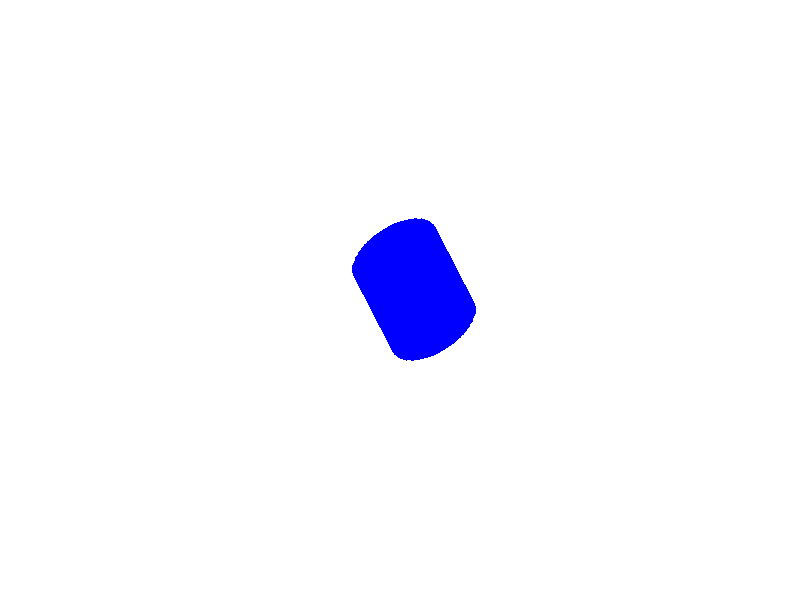

The MATLAB script that drew this image: (Note: this script raises an error after producing the figure.)
%%
% Display shatten p-norm balls of 
% [a,c/2;c/2,b]

n = 129;
s = 1.4;
t = linspace(-s,s,n);
[A,B,C] = ndgrid(t,t,t);

D = @(A,B,C,s)( (A+B)+s*sqrt((A-B).^2+C.^2) )/2;
S = @(A,B,C,p)abs(D(A,B,C,+1)).^p + abs(D(A,B,C,-1)).^p;

p = 15;

q = 30;
plist = linspace(1,5,q);

for i=1:q
m = (i-1)/(q-1);
col = [m 0 1-m];
p = plist(i);
F = S(A,B,C,p).^(1/p);
clf;
pa = patch( isosurface( t,t,t, F, .6 ) );
isonormals( t,t,t,F,pa );
set(pa, 'FaceColor', col, 'EdgeColor', 'none');
box on; axis off; set(gca, 'XTick', [], 'YTick', [], 'ZTick', []);
axis equal; axis(s*[-1 1 -1 1 -1 1]);
view(-20,-65);
% zoom(1.1); 
lighting phong;
camlight; drawnow;
end